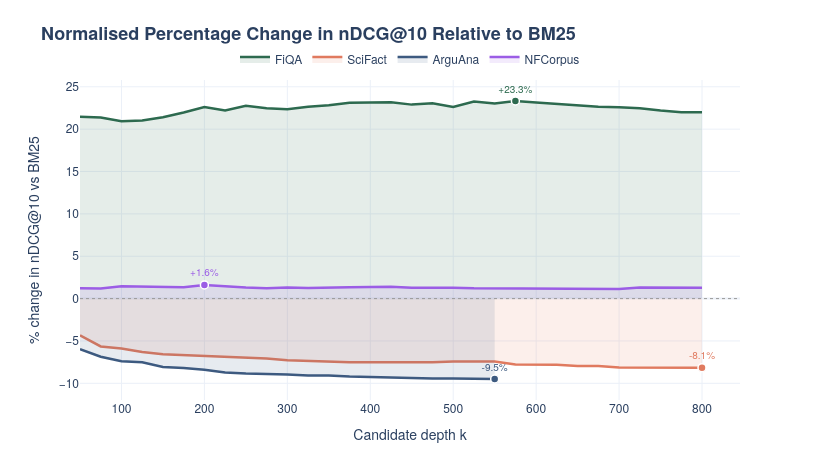

Source (notebook cell):
### Markdown cell above
## 4 — Normalised % Change in nDCG@10

### Code cell
fig = go.Figure()

for ds in DATASETS:
    df = rerank_data[ds]
    bl = bm25_baselines[ds]["nDCG@10"]
    pct_change = ((df["nDCG@10"] - bl) / bl) * 100

    fig.add_trace(go.Scatter(
        x=df["k"], y=pct_change,
        name=ds,
        line=dict(color=COLORS[ds], width=2.5),
        fill="tozeroy",
        fillcolor=hex_to_rgba(COLORS[ds], 0.12),
        hovertemplate=(
            f"<b>{ds}</b><br>k=%{{x}}<br>Δ nDCG@10 = %{{y:+.1f}}%<extra></extra>"
        ),
    ))

    # Annotate peak/trough
    best_idx = pct_change.abs().idxmax() if (pct_change > 0).any() else pct_change.idxmin()
    if (pct_change > 0).any():
        best_idx = pct_change.idxmax()
    else:
        best_idx = pct_change.idxmin()

    fig.add_trace(go.Scatter(
        x=[df["k"].iloc[best_idx]],
        y=[pct_change.iloc[best_idx]],
        mode="markers+text",
        marker=dict(color=COLORS[ds], size=8,
                    line=dict(color="white", width=1.5)),
        text=[f"{pct_change.iloc[best_idx]:+.1f}%"],
        textposition="top center",
        textfont=dict(size=10, color=COLORS[ds]),
        showlegend=False,
        hoverinfo="skip",
    ))

# zero reference
fig.add_hline(y=0, line=dict(color="#999", width=1, dash="dot"))
fig.update_xaxes(title_text="Candidate depth k")
fig.update_yaxes(title_text="% change in nDCG@10 vs BM25")

style_layout(fig,
    "Normalised Percentage Change in nDCG@10 Relative to BM25")
fig.show()

### Figure 1 — Plotly figure (JSON) as saved in the notebook; plotly's stock layout.template omitted (floating-point values rounded to 4 significant figures)
{"data": [{"fill": "tozeroy", "fillcolor": "rgba(45,106,79,0.12)", "hovertemplate": "<b>FiQA</b><br>k=%{x}<br>Δ nDCG@10 = %{y:+.1f}%<extra></extra>", "line": {"color": "#2D6A4F", "width": 2.5}, "name": "FiQA", "x": [50, 75, 100, 125, 150, 175, 200, 225, 250, 275, 300, 325, 350, 375, 400, 425, 450, 475, 500, 525, 550, 575, 600, 625, 650, 675, 700, 725, 750, 775, 800], "y": [21.45, 21.38, 20.94, 21.03, 21.4, 21.96, 22.6, 22.2, 22.75, 22.47, 22.34, 22.64, 22.81, 23.11, 23.14, 23.18, 22.89, 23.05, 22.61, 23.27, 23.02, 23.32, 23.15, 22.95, 22.84, 22.63, 22.57, 22.45, 22.2, 22.0, 22.0], "type": "scatter"}, {"hoverinfo": "skip", "marker": {"color": "#2D6A4F", "line": {"color": "white", "width": 1.5}, "size": 8}, "mode": "markers+text", "showlegend": false, "text": ["+23.3%"], "textfont": {"color": "#2D6A4F", "size": 10}, "textposition": "top center", "x": [575], "y": [23.32], "type": "scatter"}, {"fill": "tozeroy", "fillcolor": "rgba(224,122,95,0.12)", "hovertemplate": "<b>SciFact</b><br>k=%{x}<br>Δ nDCG@10 = %{y:+.1f}%<extra></extra>", "line": {"color": "#E07A5F", "width": 2.5}, "name": "SciFact", "x": [50, 75, 100, 125, 150, 175, 200, 225, 250, 275, 300, 325, 350, 375, 400, 425, 450, 475, 500, 525, 550, 575, 600, 625, 650, 675, 700, 725, 750, 775, 800], "y": [-4.326, -5.65, -5.884, -6.298, -6.562, -6.668, -6.69, -6.87, -6.97, -7.069, -7.283, -7.348, -7.492, -7.508, -7.514, -7.514, -7.525, -7.504, -7.421, -7.421, -7.421, -7.787, -7.799, -7.799, -7.949, -7.953, -8.136, -8.136, -8.136, -8.136, -8.149], "type": "scatter"}, {"hoverinfo": "skip", "marker": {"color": "#E07A5F", "line": {"color": "white", "width": 1.5}, "size": 8}, "mode": "markers+text", "showlegend": false, "text": ["-8.1%"], "textfont": {"color": "#E07A5F", "size": 10}, "textposition": "top center", "x": [800], "y": [-8.149], "type": "scatter"}, {"fill": "tozeroy", "fillcolor": "rgba(61,90,128,0.12)", "hovertemplate": "<b>ArguAna</b><br>k=%{x}<br>Δ nDCG@10 = %{y:+.1f}%<extra></extra>", "line": {"color": "#3D5A80", "width": 2.5}, "name": "ArguAna", "x": [50, 75, 100, 125, 150, 175, 200, 225, 250, 275, 300, 325, 350, 375, 400, 425, 450, 475, 500, 525, 550], "y": [-5.979, -6.864, -7.405, -7.511, -8.065, -8.186, -8.399, -8.719, -8.855, -8.863, -8.959, -9.082, -9.085, -9.202, -9.278, -9.29, -9.361, -9.432, -9.421, -9.429, -9.489], "type": "scatter"}, {"hoverinfo": "skip", "marker": {"color": "#3D5A80", "line": {"color": "white", "width": 1.5}, "size": 8}, "mode": "markers+text", "showlegend": false, "text": ["-9.5%"], "textfont": {"color": "#3D5A80", "size": 10}, "textposition": "top center", "x": [550], "y": [-9.489], "type": "scatter"}, {"fill": "tozeroy", "fillcolor": "rgba(155,93,229,0.12)", "hovertemplate": "<b>NFCorpus</b><br>k=%{x}<br>Δ nDCG@10 = %{y:+.1f}%<extra></extra>", "line": {"color": "#9B5DE5", "width": 2.5}, "name": "NFCorpus", "x": [50, 75, 100, 125, 150, 175, 200, 225, 250, 275, 300, 325, 350, 375, 400, 425, 450, 475, 500, 525, 550, 575, 600, 625, 650, 675, 700, 725, 750, 775, 800], "y": [1.228, 1.191, 1.445, 1.411, 1.295, 1.333, 1.613, 1.412, 1.297, 1.232, 1.306, 1.256, 1.25, 1.334, 1.363, 1.388, 1.292, 1.329, 1.283, 1.208, 1.208, 1.205, 1.163, 1.151, 1.131, 1.128, 1.127, 1.301, 1.301, 1.301, 1.288], "type": "scatter"}, {"hoverinfo": "skip", "marker": {"color": "#9B5DE5", "line": {"color": "white", "width": 1.5}, "size": 8}, "mode": "markers+text", "showlegend": false, "text": ["+1.6%"], "textfont": {"color": "#9B5DE5", "size": 10}, "textposition": "top center", "x": [200], "y": [1.613], "type": "scatter"}], "layout": {"shapes": [{"line": {"color": "#999", "dash": "dot", "width": 1}, "type": "line", "x0": 0, "x1": 1, "xref": "x domain", "y0": 0, "y1": 0, "yref": "y"}], "xaxis": {"title": {"text": "Candidate depth k"}}, "yaxis": {"title": {"text": "% change in nDCG@10 vs BM25"}}, "title": {"font": {"size": 18}, "text": "<b>Normalised Percentage Change in nDCG@10 Relative to BM25</b>"}, "font": {"family": "Helvetica Neue, Segoe UI, sans-serif"}, "margin": {"t": 80, "b": 60}, "legend": {"orientation": "h", "yanchor": "bottom", "y": 1.02, "xanchor": "center", "x": 0.5}, "width": 820, "height": 460}}
